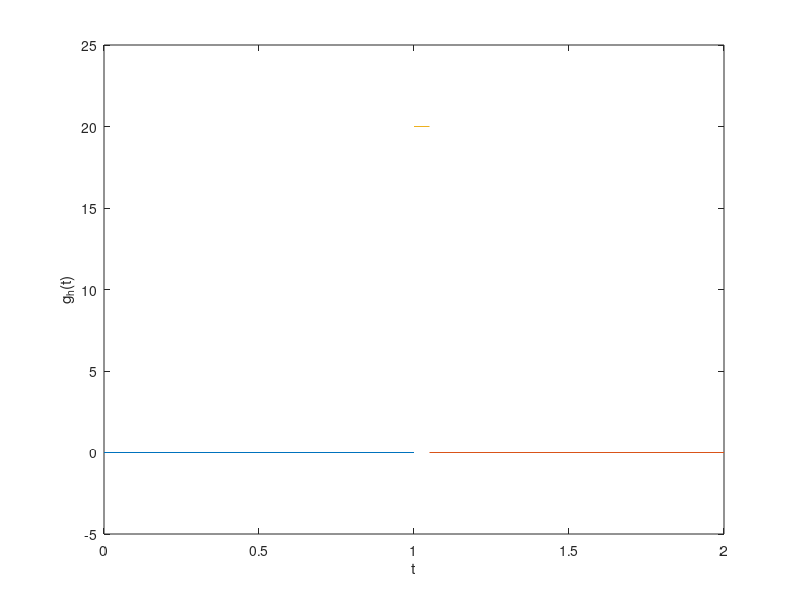

Reproduce this figure in MATLAB.
hold off
plot([0,1],[0,0])
hold

h = 0.05;
plot([1+h,2],[0,0])
plot([1 1+h],[1/h 1/h])
axis([0,2,-5,25])
xlabel('t')
ylabel('g_h(t)')

print -deps2 deltah.eps
